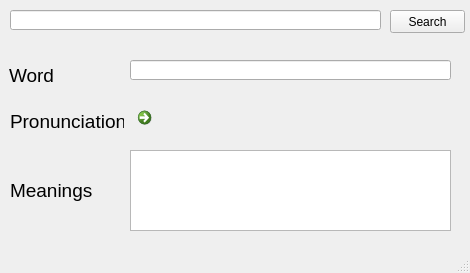
<?xml version="1.0" encoding="UTF-8"?>
<ui version="4.0">
 <class>MainWindow</class>
 <widget class="QMainWindow" name="MainWindow">
  <property name="geometry">
   <rect>
    <x>0</x>
    <y>0</y>
    <width>470</width>
    <height>273</height>
   </rect>
  </property>
  <property name="windowTitle">
   <string>MainWindow</string>
  </property>
  <widget class="QWidget" name="centralwidget">
   <widget class="QLabel" name="word_label">
    <property name="geometry">
     <rect>
      <x>9</x>
      <y>64</y>
      <width>45</width>
      <height>23</height>
     </rect>
    </property>
    <property name="font">
     <font>
      <pointsize>14</pointsize>
     </font>
    </property>
    <property name="text">
     <string>Word</string>
    </property>
   </widget>
   <widget class="QLineEdit" name="search_bar">
    <property name="geometry">
     <rect>
      <x>10</x>
      <y>10</y>
      <width>371</width>
      <height>20</height>
     </rect>
    </property>
   </widget>
   <widget class="QLabel" name="meanings_label">
    <property name="geometry">
     <rect>
      <x>10</x>
      <y>180</y>
      <width>101</width>
      <height>21</height>
     </rect>
    </property>
    <property name="font">
     <font>
      <pointsize>14</pointsize>
     </font>
    </property>
    <property name="text">
     <string>Meanings</string>
    </property>
   </widget>
   <widget class="QLabel" name="pronunciation_label">
    <property name="geometry">
     <rect>
      <x>10</x>
      <y>110</y>
      <width>114</width>
      <height>23</height>
     </rect>
    </property>
    <property name="font">
     <font>
      <pointsize>14</pointsize>
     </font>
    </property>
    <property name="text">
     <string>Pronunciation</string>
    </property>
   </widget>
   <widget class="QLineEdit" name="lineEdit">
    <property name="geometry">
     <rect>
      <x>130</x>
      <y>60</y>
      <width>321</width>
      <height>20</height>
     </rect>
    </property>
    <property name="readOnly">
     <bool>true</bool>
    </property>
   </widget>
   <widget class="QCommandLinkButton" name="pronouns_button">
    <property name="geometry">
     <rect>
      <x>130</x>
      <y>100</y>
      <width>321</width>
      <height>41</height>
     </rect>
    </property>
    <property name="baseSize">
     <size>
      <width>20</width>
      <height>20</height>
     </size>
    </property>
    <property name="cursor">
     <cursorShape>PointingHandCursor</cursorShape>
    </property>
    <property name="text">
     <string/>
    </property>
    <property name="icon">
     <iconset>
      <normaloff>resources/icon/Speaker_Icon.svg.png</normaloff>resources/icon/Speaker_Icon.svg.png</iconset>
    </property>
    <property name="autoRepeatInterval">
     <number>50</number>
    </property>
   </widget>
   <widget class="QPushButton" name="search_button">
    <property name="geometry">
     <rect>
      <x>390</x>
      <y>10</y>
      <width>75</width>
      <height>23</height>
     </rect>
    </property>
    <property name="text">
     <string>Search</string>
    </property>
   </widget>
   <widget class="QPlainTextEdit" name="plainTextEdit">
    <property name="geometry">
     <rect>
      <x>130</x>
      <y>150</y>
      <width>321</width>
      <height>81</height>
     </rect>
    </property>
    <property name="readOnly">
     <bool>true</bool>
    </property>
   </widget>
  </widget>
  <widget class="QMenuBar" name="menubar">
   <property name="geometry">
    <rect>
     <x>0</x>
     <y>0</y>
     <width>470</width>
     <height>21</height>
    </rect>
   </property>
  </widget>
  <widget class="QStatusBar" name="statusbar"/>
 </widget>
 <resources/>
 <connections/>
</ui>
